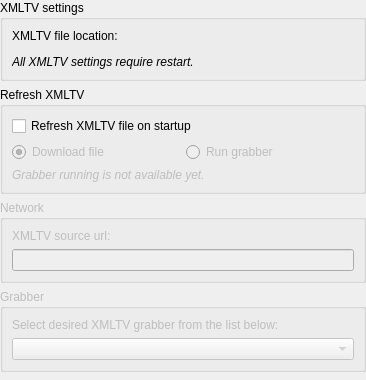
<?xml version="1.0" encoding="UTF-8"?>
<ui version="4.0">
 <class>SettingsSchedule</class>
 <widget class="QWidget" name="SettingsSchedule">
  <property name="geometry">
   <rect>
    <x>0</x>
    <y>0</y>
    <width>366</width>
    <height>380</height>
   </rect>
  </property>
  <layout class="QVBoxLayout" name="verticalLayout">
   <property name="margin">
    <number>0</number>
   </property>
   <item>
    <widget class="QGroupBox" name="groupXmltv">
     <property name="title">
      <string>XMLTV settings</string>
     </property>
     <layout class="QVBoxLayout" name="verticalLayout_3">
      <item>
       <widget class="QLabel" name="labelLocation">
        <property name="text">
         <string>XMLTV file location:</string>
        </property>
       </widget>
      </item>
      <item>
       <widget class="BrowseWidget" name="location" native="true"/>
      </item>
      <item>
       <widget class="QLabel" name="label">
        <property name="text">
         <string>&lt;i&gt;All XMLTV settings require restart.&lt;/i&gt;</string>
        </property>
       </widget>
      </item>
     </layout>
    </widget>
   </item>
   <item>
    <widget class="QGroupBox" name="groupRefresh">
     <property name="title">
      <string>Refresh XMLTV</string>
     </property>
     <layout class="QGridLayout" name="gridLayout">
      <item row="0" column="0" colspan="2">
       <widget class="QCheckBox" name="checkRefresh">
        <property name="text">
         <string>Refresh XMLTV file on startup</string>
        </property>
       </widget>
      </item>
      <item row="1" column="0">
       <widget class="QRadioButton" name="radioNetwork">
        <property name="enabled">
         <bool>false</bool>
        </property>
        <property name="text">
         <string>Download file</string>
        </property>
        <property name="checked">
         <bool>true</bool>
        </property>
       </widget>
      </item>
      <item row="1" column="1">
       <widget class="QRadioButton" name="radioGrabber">
        <property name="enabled">
         <bool>false</bool>
        </property>
        <property name="text">
         <string>Run grabber</string>
        </property>
       </widget>
      </item>
      <item row="2" column="0" colspan="2">
       <widget class="QLabel" name="labelRefresh">
        <property name="enabled">
         <bool>false</bool>
        </property>
        <property name="text">
         <string>&lt;i&gt;Grabber running is not available yet.&lt;/i&gt;</string>
        </property>
       </widget>
      </item>
     </layout>
    </widget>
   </item>
   <item>
    <widget class="QGroupBox" name="groupUrl">
     <property name="enabled">
      <bool>false</bool>
     </property>
     <property name="title">
      <string>Network</string>
     </property>
     <layout class="QVBoxLayout" name="verticalLayout_4">
      <item>
       <widget class="QLabel" name="labelUrl">
        <property name="text">
         <string>XMLTV source url:</string>
        </property>
       </widget>
      </item>
      <item>
       <widget class="QLineEdit" name="editUrl"/>
      </item>
     </layout>
    </widget>
   </item>
   <item>
    <widget class="QGroupBox" name="groupGrabber">
     <property name="enabled">
      <bool>false</bool>
     </property>
     <property name="title">
      <string>Grabber</string>
     </property>
     <layout class="QVBoxLayout" name="verticalLayout_2">
      <item>
       <widget class="QLabel" name="labelSelect">
        <property name="text">
         <string>Select desired XMLTV grabber from the list below:</string>
        </property>
       </widget>
      </item>
      <item>
       <widget class="QComboBox" name="comboGrabber"/>
      </item>
     </layout>
    </widget>
   </item>
   <item>
    <spacer name="verticalSpacer">
     <property name="orientation">
      <enum>Qt::Vertical</enum>
     </property>
     <property name="sizeHint" stdset="0">
      <size>
       <width>20</width>
       <height>40</height>
      </size>
     </property>
    </spacer>
   </item>
  </layout>
 </widget>
 <customwidgets>
  <customwidget>
   <class>BrowseWidget</class>
   <extends>QWidget</extends>
   <header>ui/core/BrowseWidget.h</header>
   <container>1</container>
  </customwidget>
 </customwidgets>
 <resources/>
 <connections>
  <connection>
   <sender>checkRefresh</sender>
   <signal>toggled(bool)</signal>
   <receiver>radioNetwork</receiver>
   <slot>setEnabled(bool)</slot>
   <hints>
    <hint type="sourcelabel">
     <x>86</x>
     <y>147</y>
    </hint>
    <hint type="destinationlabel">
     <x>88</x>
     <y>172</y>
    </hint>
   </hints>
  </connection>
  <connection>
   <sender>checkRefresh</sender>
   <signal>toggled(bool)</signal>
   <receiver>groupUrl</receiver>
   <slot>setEnabled(bool)</slot>
   <hints>
    <hint type="sourcelabel">
     <x>240</x>
     <y>145</y>
    </hint>
    <hint type="destinationlabel">
     <x>246</x>
     <y>223</y>
    </hint>
   </hints>
  </connection>
 </connections>
</ui>
